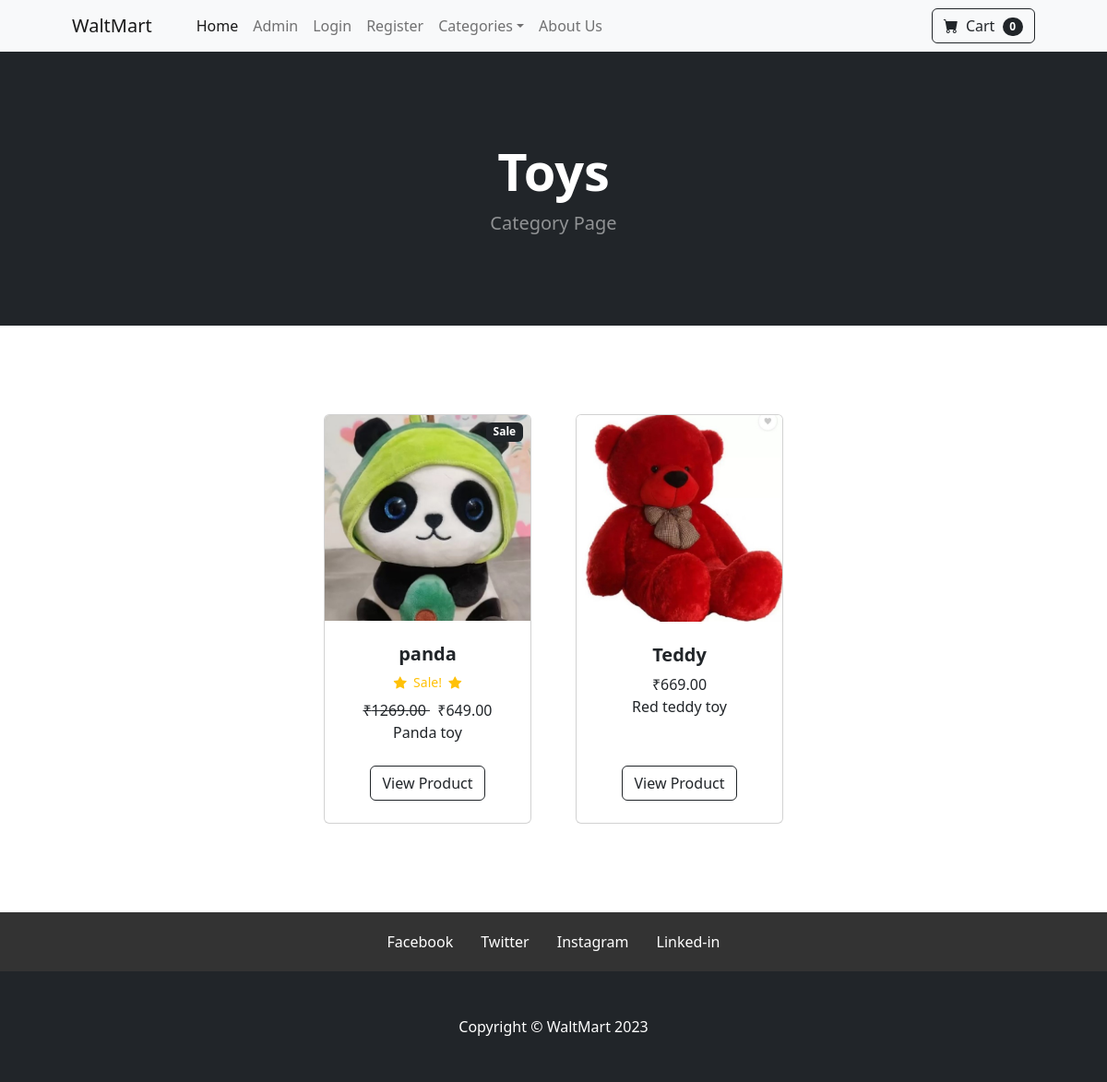
Screenshot of /category/Toys with the database file from the repository.
### store/models.py (models this page shows, shortened)
class Category(models.Model):
    name = models.CharField(max_length=50)
    def __str__(self):
        return self.name
    class Meta:
        verbose_name_plural = 'categories'

class Product(models.Model):
    name = models.CharField(max_length=100)
    price = models.DecimalField(default=0, decimal_places=2, max_digits=6)
    category = models.ForeignKey(Category, on_delete=models.CASCADE, default=1)
    description = models.CharField(max_length=250, default='', blank=True, null=True)
    image = models.ImageField(upload_to='uploads/product/')
    is_sale = models.BooleanField(default=False)
    sale_price = models.DecimalField(default=0, decimal_places=2, max_digits=6)

### store/views.py (the view)
# urls.py: path('category/<str:foo>', views.category, name='category'), # foo => passing string to url
def category(request, foo):
    foo = foo.replace('-', ' ')
    try:
        category = Category.objects.get(name=foo)
        products = Product.objects.filter(category=category)
        return render(request, 'category.html', {'products': products, 'category': category})
    except:
        messages.success(request, ("That Category Doesn't Exist..."))
        return redirect('index')

### cart/cart.py (called while the page is built)
	def __len__(self):
		return len(self.cart)

### cart/context_processors.py (called while the page is built)
def cart(request):
	return {'cart': Cart(request)}

### templates/category.html
{% extends 'base.html' %}
{% block content %}
        <header class="bg-dark py-5">
            <div class="container px-4 px-lg-5 my-5">
                <div class="text-center text-white">
                    <h1 class="display-4 fw-bolder">
                    {{ category }}
                </h1>
                    <p class="lead fw-normal text-white-50 mb-0">Category Page</p>
                </div>
            </div>
        </header>
        <section class="py-5">
            <div class="container px-4 px-lg-5 mt-5">
                <div class="row gx-4 gx-lg-5 row-cols-2 row-cols-md-3 row-cols-xl-4 justify-content-center">
                {% for product in products %}
                    {% if product.is_sale %}
                    <div class="col mb-5">
                        <div class="card h-100">
                            <div class="badge bg-dark text-white position-absolute" style="top: 0.5rem; right: 0.5rem">Sale</div>
                            <img class="card-img-top" src="{{ product.image.url }}" alt="..." />
                            <div class="card-body p-4">
                                <div class="text-center">
                                    <h5 class="fw-bolder">{{ product.name }}</h5>
                <div class="d-flex justify-content-center small text-warning mb-2">
                <div class="bi-star-fill"></div>
                &nbsp;&nbsp;Sale!&nbsp;&nbsp;
                <div class="bi-star-fill"></div>
                </div>
                                    <strike>
                                    ₹{{ product.price }}
                                    </strike>
                                    &nbsp;
                                    ₹{{ product.sale_price }}
                                    <br>
                                     {{ product.description }}
                                </div>
                            </div>
                            <div class="card-footer p-4 pt-0 border-top-0 bg-transparent">
    <div class="text-center">
        <a class="btn btn-outline-dark mt-auto" href="{% url 'product' product.id  %}">View Product</a>
    </div>
                            </div>
                        </div>
                    </div>
                    {% else %}
                <div class="col mb-5">
                        <div class="card h-100">
                            <img class="card-img-top" src="{{ product.image.url }}" alt="..." />
                            <div class="card-body p-4">
                                <div class="text-center">
                                    <h5 class="fw-bolder">{{ product.name }}</h5>
                                    ₹{{ product.price }}
                                    <br>
                                     {{ product.description }}
                                </div>
                            </div>
                            <div class="card-footer p-4 pt-0 border-top-0 bg-transparent">
    <div class="text-center"><a class="btn btn-outline-dark mt-auto" href="{% url 'product' product.id %}">View Product</a></div>
                            </div>
                        </div>
                    </div>
                        {% endif %}
                    {% endfor %}
            </div>
        </section>
{% endblock %}

### rows the page displays
Category: name "Toys"
Product: image (picture), name "panda", price "1269.00", sale_price "649.00", description "Panda toy"
Product: image (picture), name "Teddy", price "669.00", description "Red teddy toy"

### other values shown
{{ cart|length }} "0"
